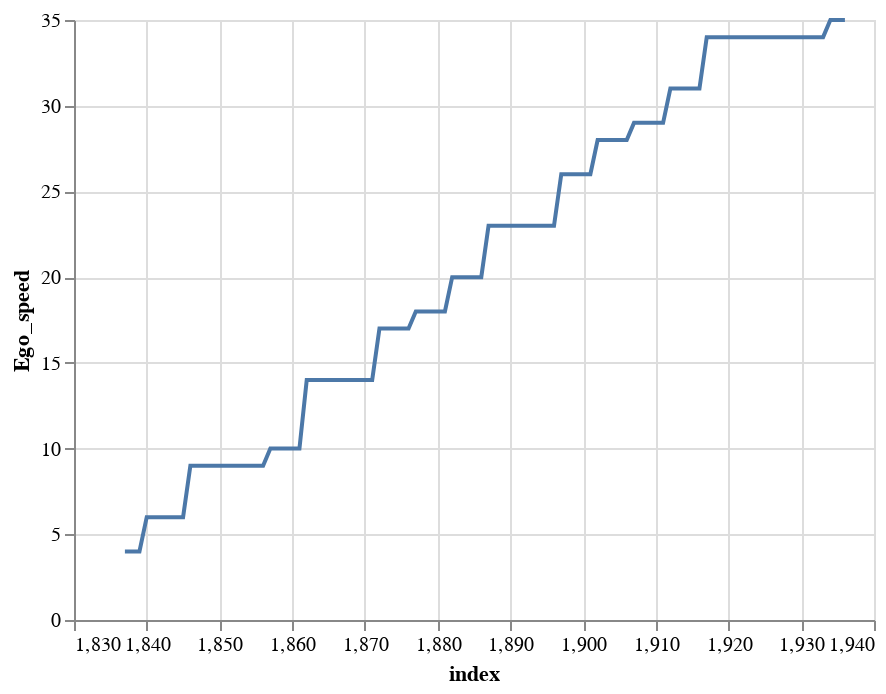

Notebook source saved alongside this figure:
### Code cell
chart_example = click_seq_chart_array[3][0]
